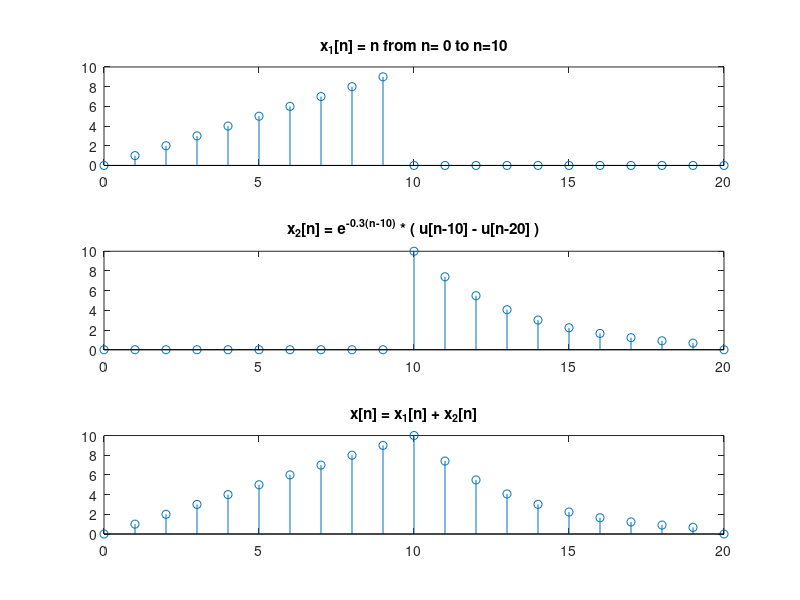

Reproduce this figure in MATLAB.
% plotting the addition of functions
clear
clc

% Time range
n = 0:20;

% ramp function from n= 0 to n=10
x1_n = n .* ((n>=0) - (n>=10)) ;

subplot(3,1,1)
stem(n,x1_n)
title('x_1[n] = n from n= 0 to n=10')

% exponentially decaying signal from n = 10 to 20
x2_n = 10 * exp(-0.3 *(n-10)) .* ((n>=10) - (n>=20));

subplot(3,1,2)
stem(n,x2_n)
title('x_2[n] = e^{-0.3(n-10)} * ( u[n-10] - u[n-20] )')

% added signal
x_n = x1_n + x2_n;
subplot(3,1,3)
stem(n, x_n)
title('x[n] = x_1[n] + x_2[n]')